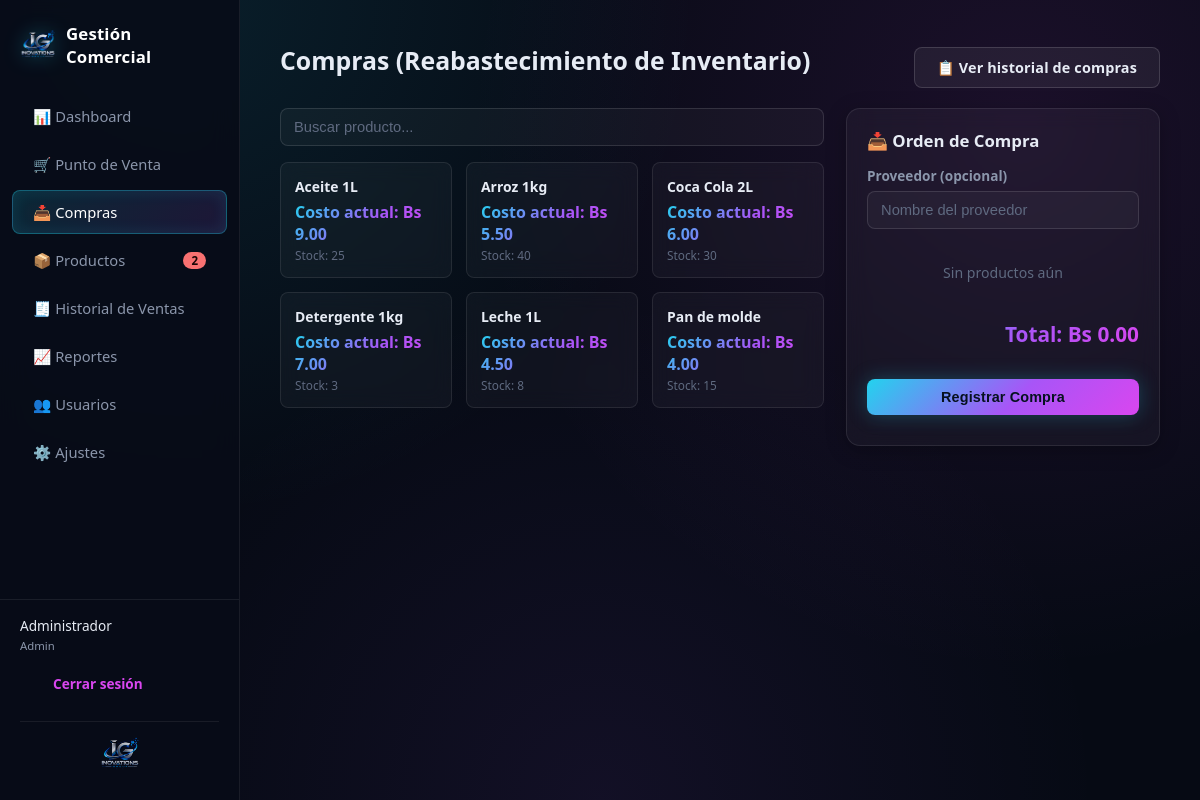
The page /compras (signed in) on the database its author committed.
### tables this page shows
CREATE TABLE Productos (
            ID_Producto     INTEGER PRIMARY KEY AUTOINCREMENT,
            Nombre          TEXT NOT NULL,
            Categoria       TEXT,
            Precio_Compra   REAL NOT NULL DEFAULT 0,
            Precio_Venta    REAL NOT NULL DEFAULT 0,
            Stock_Actual    INTEGER NOT NULL DEFAULT 0,
            Stock_Minimo    INTEGER NOT NULL DEFAULT 5,
            Activo          INTEGER NOT NULL DEFAULT 1
        );

### app.py (the view)
@app.route("/compras")
@login_required
@admin_required
def compras():
    conn = get_connection()
    productos = conn.execute(
        "SELECT * FROM Productos WHERE Activo=1 ORDER BY Nombre"
    ).fetchall()
    conn.close()
    return render_template("compras.html", productos=productos)

### app.py (called while the page is built)
def login_required(f):
    @wraps(f)
    def wrapper(*args, **kwargs):
        if "user_id" not in session:
            return redirect(url_for("login"))
        return f(*args, **kwargs)
    return wrapper

def admin_required(f):
    @wraps(f)
    def wrapper(*args, **kwargs):
        if session.get("rol") != "Admin":
            flash("Acceso restringido: se requiere rol Administrador.", "danger")
            return redirect(url_for("dashboard"))
        return f(*args, **kwargs)
    return wrapper

@app.context_processor
def inject_globals():
    conn = get_connection()
    stock_bajo = conn.execute(
        "SELECT COUNT(*) AS c FROM Productos WHERE Stock_Actual <= Stock_Minimo AND Activo=1"
    ).fetchone()["c"]
    conn.close()
    return dict(alertas_stock=stock_bajo, session=session)

### database.py (called while the page is built)
def get_connection():
    conn = sqlite3.connect(DB_PATH)
    conn.row_factory = sqlite3.Row
    conn.execute("PRAGMA foreign_keys = ON")
    return conn

### templates/compras.html (shortened to what this page needs)
{% extends "base.html" %}
{% block content %}
<div class="actions-row">
  <h1 style="margin:0;">Compras (Reabastecimiento de Inventario)</h1>
  <a href="{{ url_for('compras_historial') }}" class="btn secondary">📋 Ver historial de compras</a>
</div>
<div class="pos-wrap">
  <div style="flex:2;">
    <input type="text" id="buscador" class="search-box" placeholder="Buscar producto...">
    <div class="pos-products" id="grid-productos">
      {% for p in productos %}
      <div class="pos-item" data-id="{{ p.ID_Producto }}" data-nombre="{{ p.Nombre }}" data-costo="{{ p.Precio_Compra }}" onclick="agregarAlCarrito(this)">
        <div class="nombre">{{ p.Nombre }}</div>
        <div class="precio">Costo actual: Bs {{ "%.2f"|format(p.Precio_Compra) }}</div>
        <div class="stock">Stock: {{ p.Stock_Actual }}</div>
      </div>
      {% endfor %}
    </div>
  </div>
  <div class="pos-cart">
    <h2>📥 Orden de Compra</h2>
    <label>Proveedor (opcional)</label>
    <input type="text" id="proveedor" placeholder="Nombre del proveedor">
    <div id="carrito-items" style="margin-top:12px;"><div class="empty-state">Sin productos aún</div></div>
    <div class="cart-total">Total: Bs <span id="total-compra">0.00</span></div>
    <button class="btn" style="width:100%;" onclick="finalizarCompra()">Registrar Compra</button>
  </div>
</div>
{% endblock %}

### static/css/style.css (style rules this page uses)
:root { --bg: #060a14; --bg-2: #0b1120; --sidebar-bg: rgba(8, 12, 24, 0.92); --card-bg: rgba(255, 255, 255, 0.035); --card-border: rgba(255, 255, 255, 0.09); --card-border-hover: rgba(34, 211, 238, 0.45); --cyan: #22d3ee; --magenta: #d946ef; --purple: #a855f7; --gradient: linear-gradient(135deg, var(--cyan) 0%, var(--purple) 55%, var(--magenta) 100%); --text: #e7ecf5; --text-dim: #8b96ab; --text-dimmer: #5f6a80; --verde: #22c55e; --acento: #eab308; --rojo: #f87171; --radius: 14px; --radius-sm: 8px; }
* { box-sizing: border-box; }
body { margin: 0; font-family: 'Segoe UI', system-ui, -apple-system, sans-serif; color: var(--text); background: radial-gradient(circle at 15% 0%, rgba(34, 211, 238, 0.10), transparent 40%), radial-gradient(circle at 85% 15%, rgba(217, 70, 239, 0.10), transparent 45%), radial-gradient(circle at 50% 100%, rgba(168, 85, 247, 0.08), transparent 50%), var(--bg); min-height: 100vh; }
a { text-decoration: none; color: inherit; }
h1 { font-size: 1.55rem; margin-bottom: 22px; font-weight: 700; color: var(--text); }
h2 { font-size: 1.05rem; margin-top: 0; color: var(--text); font-weight: 600; }
label { display: block; margin: 14px 0 6px; font-weight: 600; font-size: .85rem; color: var(--text-dim); }
input, select { width: 100%; padding: 10px 13px; border: 1px solid rgba(255,255,255,0.12); border-radius: var(--radius-sm); font-size: .92rem; background: rgba(255,255,255,0.035); color: var(--text); transition: border-color .15s ease, box-shadow .15s ease; }
input::placeholder { color: var(--text-dimmer); }
.btn { display: inline-block; background: var(--gradient); color: #06111f; border: none; font-weight: 700; letter-spacing: .01em; padding: 10px 22px; border-radius: var(--radius-sm); font-size: .9rem; cursor: pointer; margin-top: 15px; box-shadow: 0 0 20px rgba(34, 211, 238, 0.25); transition: transform .12s ease, box-shadow .12s ease, filter .12s ease; }
.btn.secondary { background: rgba(255,255,255,0.06); color: var(--text); border: 1px solid rgba(255,255,255,0.14); box-shadow: none; }
.actions-row { display:flex; justify-content: space-between; align-items:center; margin-bottom: 20px; flex-wrap: wrap; gap: 10px; }
.pos-wrap { display: flex; gap: 22px; align-items: flex-start; }
.pos-products { flex: 2; display: grid; grid-template-columns: repeat(auto-fill, minmax(160px,1fr)); gap: 14px; }
.pos-item { background: var(--card-bg); border-radius: var(--radius-sm); padding: 14px; cursor: pointer; border: 1px solid var(--card-border); backdrop-filter: blur(10px); transition: border-color .15s ease, transform .12s ease; }
.pos-item .nombre { font-weight: 600; font-size: .87rem; color: var(--text); }
.pos-item .precio { font-weight: 700; margin-top:5px; background: var(--gradient); -webkit-background-clip: text; background-clip: text; -webkit-text-fill-color: transparent; }
.pos-item .stock { font-size: .74rem; color: var(--text-dimmer); margin-top: 2px; }
.pos-cart { flex: 1; background: var(--card-bg); border: 1px solid var(--card-border); border-radius: var(--radius); padding: 20px; position: sticky; top: 20px; min-width: 280px; backdrop-filter: blur(10px); box-shadow: 0 4px 20px rgba(0,0,0,.25); }
.cart-total { font-size: 1.3rem; font-weight: 700; margin: 16px 0; text-align:right; background: var(--gradient); -webkit-background-clip: text; background-clip: text; -webkit-text-fill-color: transparent; }
.search-box { margin-bottom: 16px; }
.empty-state { color: var(--text-dimmer); font-size: .88rem; padding: 22px 0; text-align:center; }

### rows shown on the page
Productos: Nombre "Aceite 1L", Precio_Compra "9.00", Stock_Actual "25"
Productos: Nombre "Arroz 1kg", Precio_Compra "5.50", Stock_Actual "40"
Productos: Nombre "Coca Cola 2L", Precio_Compra "6.00", Stock_Actual "30"
Productos: Nombre "Detergente 1kg", Precio_Compra "7.00", Stock_Actual "3"
Productos: Nombre "Leche 1L", Precio_Compra "4.50", Stock_Actual "8"
Productos: Nombre "Pan de molde", Precio_Compra "4.00", Stock_Actual "15"

### other values the page prints
{{ alertas_stock }} "2"
{{ session.get('nombre') }} "Administrador"
{{ session.get('rol') }} "Admin"
